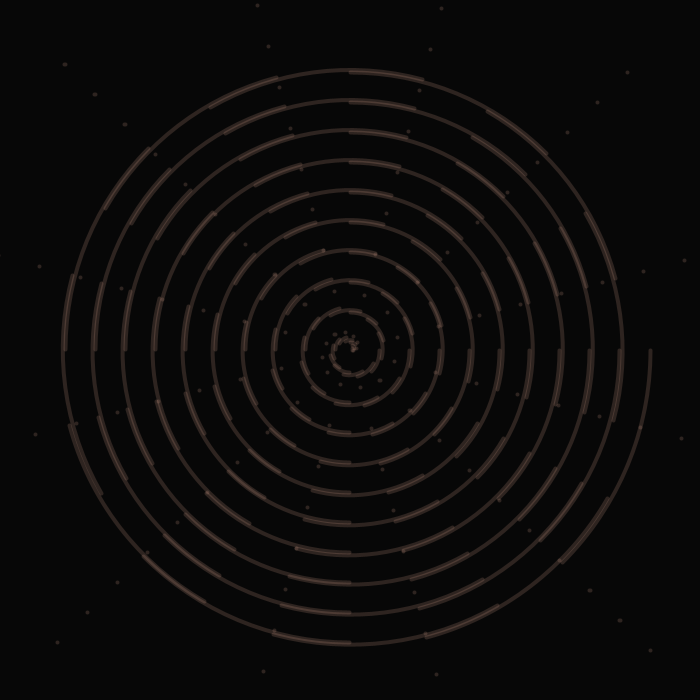
Frame 1 (no input)
Frame 60 (the mouse pressed at the canvas centre just before this capture): identical to frame 1, image omitted
Frame 120 (the mouse held since frame 60 and released just before this capture): identical to frame 1, image omitted

The Processing sketch that drew this single still picture (run headless with seeded random() and noise(); from frame 60 on, the mouse is pressed at the canvas centre):

// Processing sketch: sketch_shell4
// ── sketch_shell4.pde
//Gigi Miller
//Shells
//June 21st 2017
//stylized shell

float iter = 600;

void setup() {
  size(700, 700);
  background(7);
  translate(width/2, height/2);
}

void draw() {
  //fill(237, 217, 173, 50);
  stroke(204,152,132,50);
  //noStroke();
  strokeWeight(4);
  noFill();

  translate(width/2, height/2);
  while (iter > 0) {
    arc(0.0, 0.0, iter, iter, 0.0, PI/4);
    //ellipse(iter-50, iter-50, 20,20);
    point(iter/2, iter/2);
    iter -= 5;
    rotate(PI/6);
  }
}
